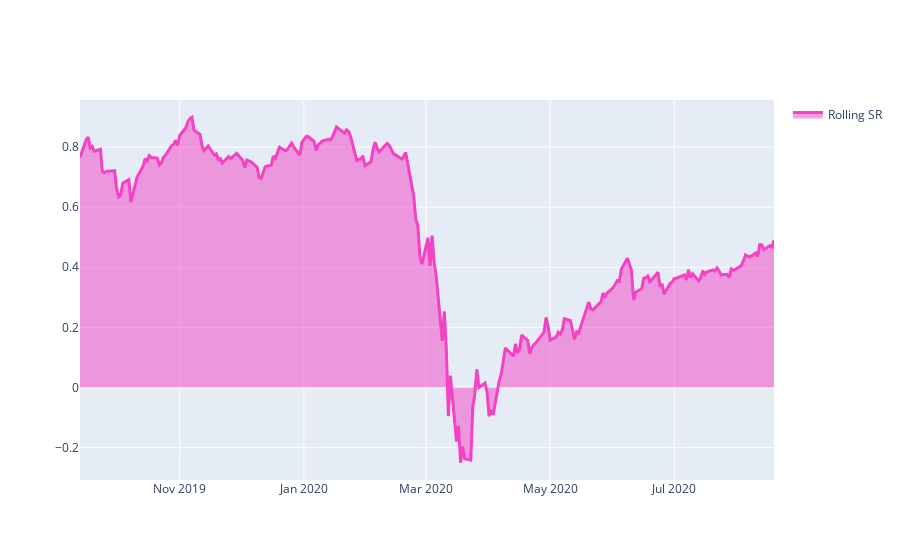

The notebook cell saved with this chart:
### Code cell
# show rolling Sharpe ratio on a 3-year basis:
SRchart = stat.to_pandas()["sharpe_ratio"].iloc[(252*3):]
qngraph.make_plot_filled(SRchart.index, SRchart, color="#F442C5", name="Rolling SR")

### Figure 1 — Plotly figure (JSON) as saved in the notebook; plotly's stock layout.template omitted (floating-point values rounded to 4 significant figures; data arrays with more than 128 entries replaced by an {"elided": "..."} marker saying what was removed)
{"data": [{"fill": "tonexty", "line": {"color": "#F442C5", "width": 3}, "name": "Rolling SR", "type": "scatter", "x": {"elided": "236 str values"}, "y": {"elided": "236 float values"}}], "layout": {"showlegend": true, "yaxis": {"range": [-0.3079, 0.9567]}}}
